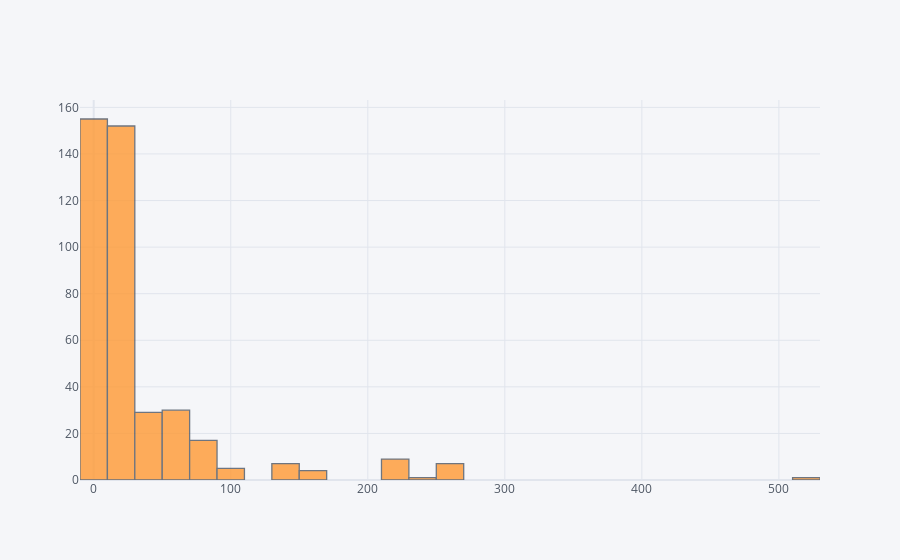

Notebook source saved alongside this figure:
### Code cell
train['Fare'].iplot(kind = 'hist', bins = 30)

### Figure 1 — Plotly figure (JSON) as saved in the notebook; plotly's stock layout.template omitted (floating-point values rounded to 4 significant figures; data arrays with more than 128 entries replaced by an {"elided": "..."} marker saying what was removed)
{"data": [{"histfunc": "count", "histnorm": "", "marker": {"color": "rgba(255, 153, 51, 1.0)", "line": {"color": "#4D5663", "width": 1.3}}, "name": "Fare", "nbinsx": 30, "opacity": 0.8, "orientation": "v", "type": "histogram", "x": {"elided": "418 float values"}}], "layout": {"autosize": true, "barmode": "overlay", "legend": {"bgcolor": "#F5F6F9", "font": {"color": "#4D5663"}}, "paper_bgcolor": "#F5F6F9", "plot_bgcolor": "#F5F6F9", "title": {"font": {"color": "#4D5663"}}, "xaxis": {"autorange": true, "gridcolor": "#E1E5ED", "range": [-10, 530], "showgrid": true, "tickfont": {"color": "#4D5663"}, "title": {"font": {"color": "#4D5663"}, "text": ""}, "type": "linear", "zerolinecolor": "#E1E5ED"}, "yaxis": {"autorange": true, "gridcolor": "#E1E5ED", "range": [0, 163.2], "showgrid": true, "tickfont": {"color": "#4D5663"}, "title": {"font": {"color": "#4D5663"}, "text": ""}, "zerolinecolor": "#E1E5ED"}}}
